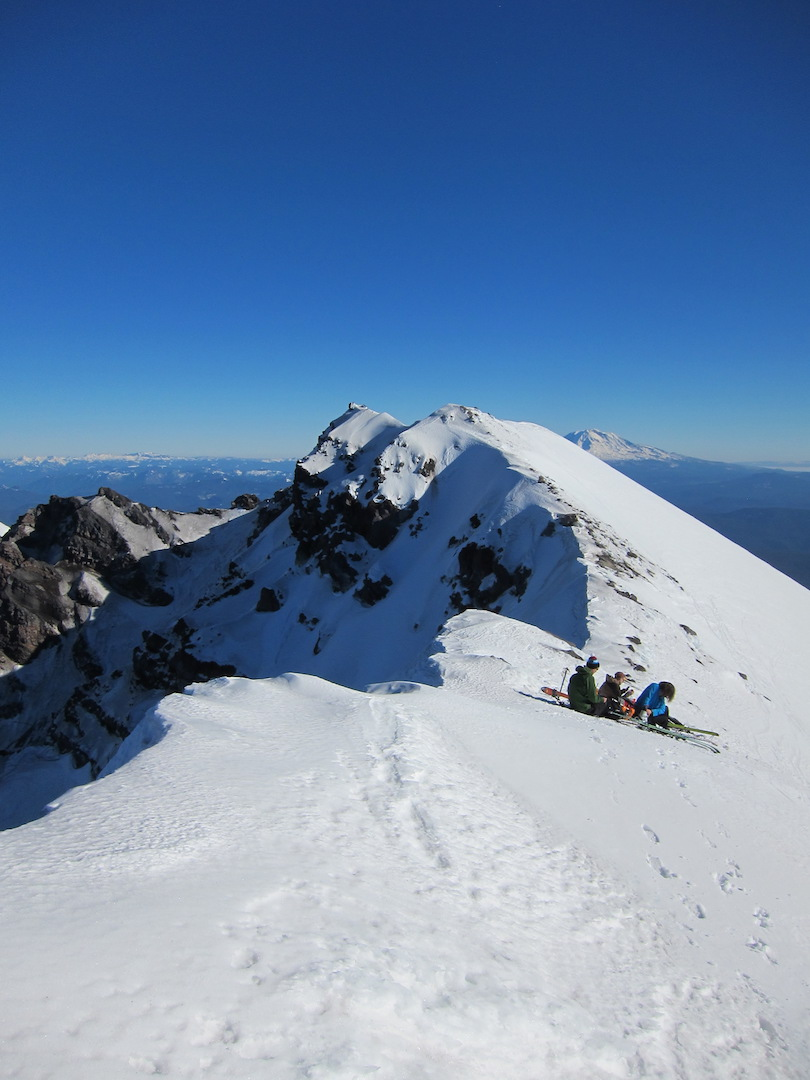
#> input picture Image_Stitching/images/1.jpg, 810 x 1080 px; its folder holds 2 pictures in this run
$ python ImageStitching.py
#> lines starting #> are read from the running program, lines starting #| are printed output that depends on the picture; after the words box and inside, x2 and y2 are one past the last pixel; in counts of white or black regions, pixels touching at a corner belong together
import cv2
import numpy as np
import glob
import os
import imutils

def stitch_images():
    # Use a more reliable path construction
    folder_path = os.path.join(os.getcwd(), "Image_Stitching/images")
    print(f"Looking in folder: {folder_path}")

    # Find all jpg images in the folder
    image_paths = glob.glob(os.path.join(folder_path, "*.jpg"))
    print(f"Image paths found: {image_paths}")

    # Load all images
    images = []
    for image_path in image_paths:
        img = cv2.imread(image_path)
#> img is the input picture: shape (1080, 810, 3); mean B, G, R 170.7, 136.7, 109.8
        if img is None:
            print(f"Failed to read: {image_path}")
            continue
        images.append(img)

    print(f"Number of valid images: {len(images)}")
#| Number of valid images: 2

    # Check if we have enough images
    if len(images) < 2:
        print("Need at least two valid images to stitch.")
        return None

    # Create a stitcher and stitch the images
    stitcher = cv2.Stitcher_create()
    status, stitched_img = stitcher.stitch(images)
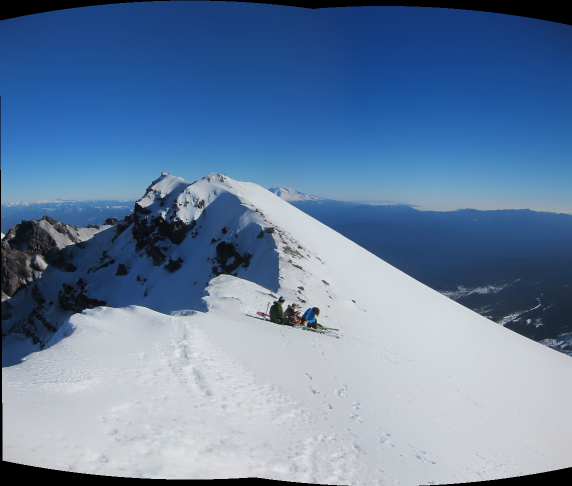
#> stitched_img: shape (972, 1144, 3) (shown at 1/2 size); mean of channels 0, 1, 2 161.6, 129.1, 103.1; drawn as B, G, R
#> status = 0

    # Check if stitching was successful
    if status != cv2.Stitcher_OK:
        print(f"Stitching failed with error code: {status}")
        return None

    # Display the initial stitched image
    cv2.imshow("Original Stitched Image", stitched_img)
    cv2.waitKey(0)

    # Process the stitched image to remove unwanted borders
    stitched_processed = process_stitched_image(stitched_img)

    if stitched_processed is not None:
        # Save and display the final result
        cv2.imwrite("stitchedOutput.png", stitched_processed)
        cv2.imshow("Final Stitched Image", stitched_processed)
        cv2.waitKey(0)
        cv2.destroyAllWindows()
        return stitched_processed

    return stitched_img

def process_stitched_image(stitched_img):
    try:
        # Add a border to help with finding contours
        stitched_img = cv2.copyMakeBorder(stitched_img, 10, 10, 10, 10, cv2.BORDER_CONSTANT, (0, 0, 0))
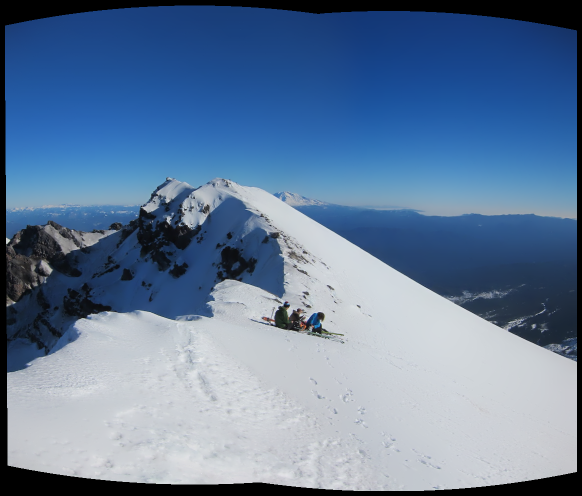
#> stitched_img: shape (992, 1164, 3) (shown at 1/2 size); mean of channels 0, 1, 2 155.6, 124.3, 99.3; drawn as B, G, R

        # Convert to grayscale and threshold
        gray = cv2.cvtColor(stitched_img, cv2.COLOR_BGR2GRAY)
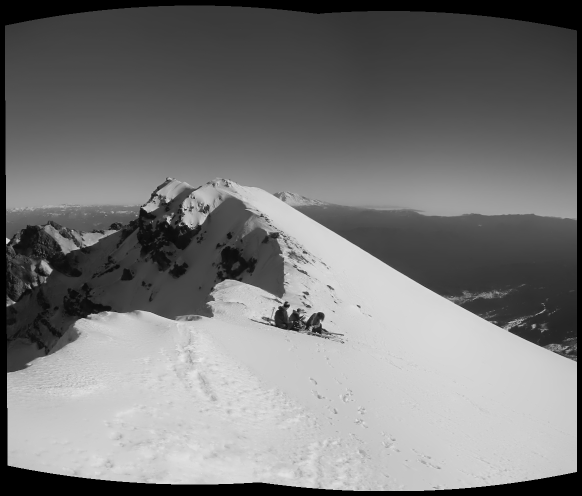
#> gray: shape (992, 1164) (shown at 1/2 size); min 0, max 236, mean 120.4
        _, thresh_img = cv2.threshold(gray, 0, 255, cv2.THRESH_BINARY)
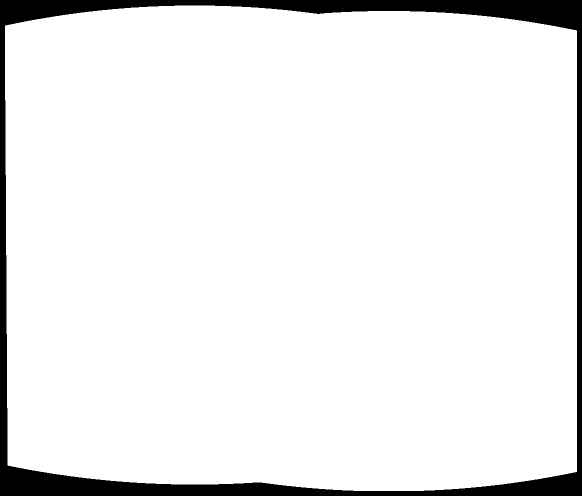
#> thresh_img: shape (992, 1164) (shown at 1/2 size); 93% white; 1 black region

        # Show the threshold image
        cv2.imshow("Threshold Image", thresh_img)
        cv2.waitKey(0)

        # Find contours
        contours = cv2.findContours(thresh_img.copy(), cv2.RETR_EXTERNAL, cv2.CHAIN_APPROX_SIMPLE)
#> contours = 1 contour; box (x1, y1, x2, y2) and area: (10, 11, 1154, 982) 1071776
        contours = imutils.grab_contours(contours)

        if not contours:
            print("No contours found")
            return stitched_img

        # Find the largest contour
        areaOI = max(contours, key=cv2.contourArea)
#> areaOI = contour of 412 points, box (x1, y1, x2, y2) (10, 11, 1154, 982), area 1071776

        # Create mask and find minimum rectangle
        mask = np.zeros(thresh_img.shape, dtype="uint8")
        x, y, w, h = cv2.boundingRect(areaOI)
#> x = 10; y = 11; w = 1144; h = 971
        cv2.rectangle(mask, (x, y), (x + w, y + h), 255, -1)
#> mask: shape (992, 1164); 96.4% white; 1 black region, box (x1, y1, x2, y2) and area: (0, 0, 1164, 992) 41748

        # Show the mask with rectangle
        cv2.imshow("Initial Mask", mask)
        cv2.waitKey(0)

        minRectangle = mask.copy()
        sub = mask.copy()

        # Erode until we find the minimum rectangle
        while cv2.countNonZero(sub) > 0:
            minRectangle = cv2.erode(minRectangle, None)
            sub = cv2.subtract(minRectangle, thresh_img)
#> this loop made 44 passes
#> pass 1, in process_stitched_image, `sub = cv2.subtract(minRectangle, thresh_img)`:
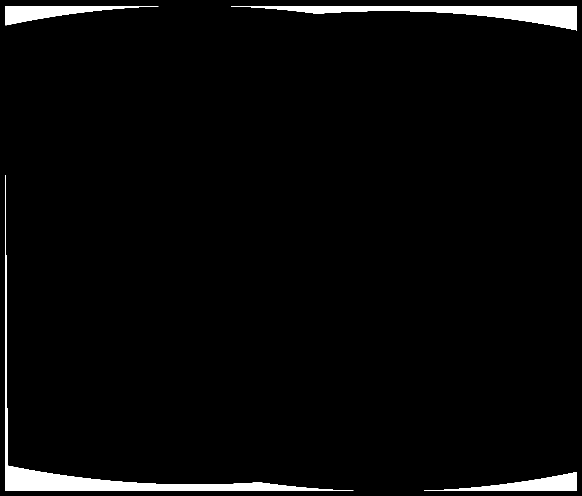
#> sub: shape (992, 1164) (shown at 1/2 size); 3% white; 4 white regions, box (x1, y1, x2, y2) and area: (11, 350, 707, 982) 14378, (462, 12, 1154, 61) 11488, (11, 12, 317, 51) 4690, (848, 944, 1154, 982) 4587
#> after the loop:
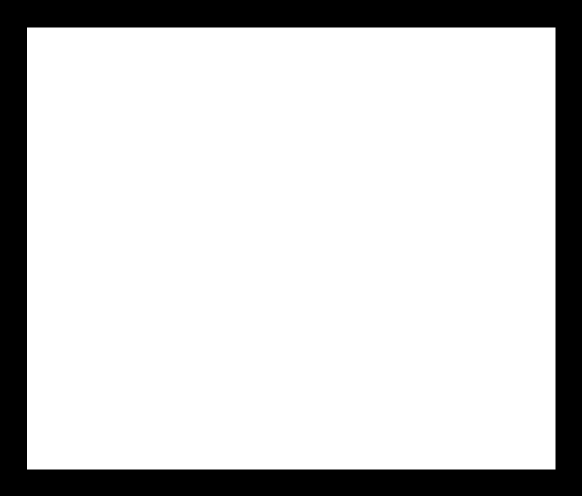
#> minRectangle: shape (992, 1164) (shown at 1/2 size); 80.9% white; 1 black region

        # Find contours in the minimum rectangle
        contours = cv2.findContours(minRectangle.copy(), cv2.RETR_EXTERNAL, cv2.CHAIN_APPROX_SIMPLE)
#> contours = 1 contour; box (x1, y1, x2, y2) and area: (54, 55, 1111, 939) 932448
        contours = imutils.grab_contours(contours)
#> contours = [[[54, 55], [54, 938], [1110, 938], [1110, 55]]]

        if not contours:
            print("No contours found in minimum rectangle")
            return stitched_img

        # Find the largest contour
        areaOI = max(contours, key=cv2.contourArea)
#> areaOI = [[54, 55], [54, 938], [1110, 938], [1110, 55]]

        # Show the minimum rectangle
        cv2.imshow("Minimum Rectangle", minRectangle)
        cv2.waitKey(0)

        # Create a bounding rectangle and crop the image
        x, y, w, h = cv2.boundingRect(areaOI)
#> x = 54; y = 55; w = 1057; h = 884
        stitched_processed = stitched_img[y:y+h, x:x+w]
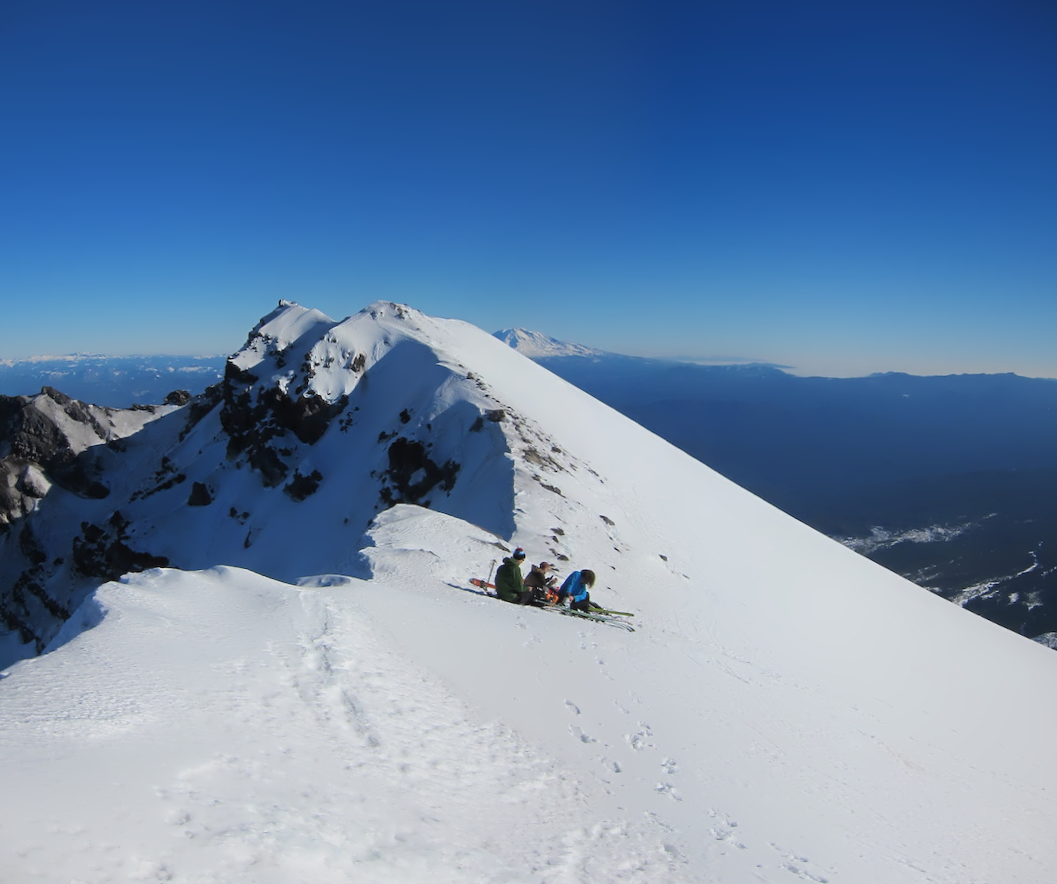
#> stitched_processed: shape (884, 1057, 3); mean of channels 0, 1, 2 169.3, 135.8, 108.5; drawn as B, G, R

        # Show the cropped result
        cv2.imshow("Cropped Result", stitched_processed)
        cv2.waitKey(0)

        return stitched_processed

    except Exception as e:
        print(f"Error in processing stitched image: {e}")
        return stitched_img

if __name__ == "__main__":
    stitch_images()
